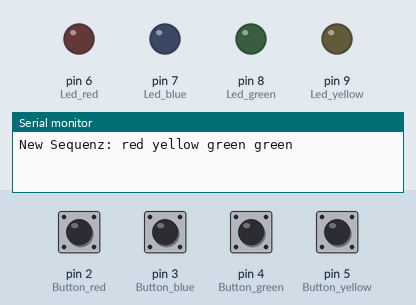
The sketch below on a simulated Arduino Uno, built with avr-gcc and run on an emulated ATmega328P. Parts: output pins drawn as LEDs (lit = HIGH), the last lines printed to the serial monitor. Dashed ring = blinking. Inputs (shaded band) come from the test bench; at power-on: pin 2 (Button_red), pin 3 (Button_blue), pin 4 (Button_green), pin 5 (Button_yellow) LOW. Random numbers use the default seed unless the sketch sets one.

Above: at 1.2 s.
1.3 s: pin 2 (Button_red) pulled HIGH for 0.15 s
At 1.8 s:
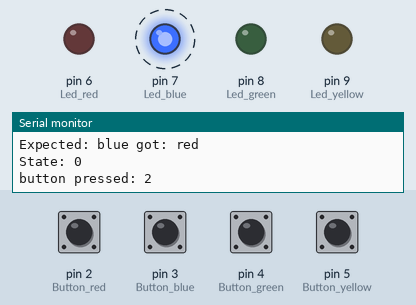
4.4 s: pin 3 (Button_blue) pulled HIGH for 0.15 s
At 5.5 s:
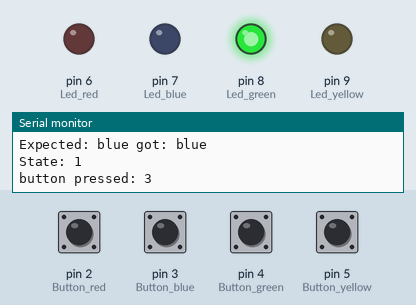
7.4 s: pin 4 (Button_green) pulled HIGH for 0.15 s
9.3 s: pin 5 (Button_yellow) pulled HIGH for 0.15 s
11.7 s: pin 2 (Button_red) pulled HIGH for 1 s
14.2 s: pin 4 (Button_green) pulled HIGH for 1 s
Timing chart, 0 to 17.9 s (numbered marks = the images above; inputs shaded):
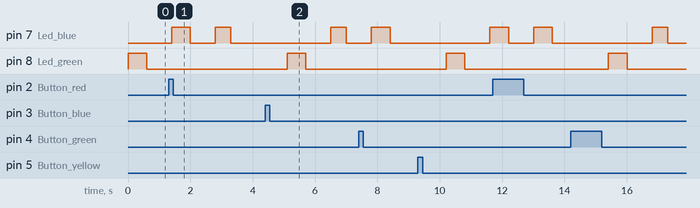

The sketch:

SimonSays.ino
```cpp
const int Button_red = 2;
const int Button_blue = 3;
const int Button_green = 4;
const int Button_yellow = 5;

const int Led_red = 6;
const int Led_blue = 7;
const int Led_green = 8;
const int Led_yellow = 9;

int buttons[4] = {Button_red, Button_blue, Button_green, Button_yellow};
bool lastButtonState[4] = {LOW, LOW, LOW, LOW};

enum Color {
  Red = 0,
  Blue = 1,
  Green = 2,
  Yellow = 3
};

Color sequenz[4] = {};

const int light_on = 500;
const int light_off = 750;
const int sequenz_break = 1000;

const int entprell_delay = 100;

int number_of_pressed_button = 0;
bool vowel_in_serial_number = true;
int number_of_strikes = 0;

// [strikes] [color]
const static Color matrix_vowel[3][4] = {
  {Blue, Red, Yellow, Green},
  {Yellow, Green, Blue, Red},
  {Green, Red, Yellow, Blue}
};
const static Color matrix_novowel[3][4] = {
  {Blue, Yellow, Green, Red},
  {Red, Blue, Yellow, Green},
  {Yellow, Green, Blue, Red}
};

static int solved_state = 0;

void setup() {
  randomSeed(analogRead(0));
  for (int i=0; i<4; i++) {
    sequenz[i] = random(0, 4);
  }
  Serial.begin(9600);

  pinMode(Button_red, INPUT);
  pinMode(Button_green, INPUT);
  pinMode(Button_blue, INPUT);
  pinMode(Button_yellow, INPUT);

  pinMode(Led_red, OUTPUT);
  pinMode(Led_green, OUTPUT);
  pinMode(Led_blue, OUTPUT);
  pinMode(Led_yellow, OUTPUT);

  digitalWrite(Led_red, LOW);
  digitalWrite(Led_green, LOW);
  digitalWrite(Led_blue, LOW);
  digitalWrite(Led_yellow, LOW);

  Serial.print("New Sequenz: ");
  Serial.print(color2name(sequenz[0]));
  Serial.print(" ");
  Serial.print(color2name(sequenz[1]));
  Serial.print(" ");
  Serial.print(color2name(sequenz[2]));
  Serial.print(" ");
  Serial.print(color2name(sequenz[3]));
  Serial.println("");
}


void loop() {
  for (int i = 0; i <= 3; i++) {
      if (sequenz[i] == 1) {
        foo(Led_red);
      }
      else if (sequenz[i] == 2) {
        foo(Led_blue);
      }
      else if (sequenz[i] == 3) {
        foo(Led_green);
      }
      else if (sequenz[i] == 4) {
        foo(Led_yellow);
      }
    }
    long current_time = millis();
      while (millis() <= current_time + sequenz_break) {
        test_button ();
        delay(entprell_delay);
      }
}


void test_button() {
  for (int i = 0; i < 4; i++) {
    int currentState = digitalRead(buttons[i]);

    // Prüfe auf steigende Flanke: LOW -> HIGH
    if (currentState == HIGH && lastButtonState[i] == LOW) {
      checking(buttons[i]);
      Serial.print("button pressed: ");
      Serial.println(buttons[i]);
    }

    // Speichere den aktuellen Zustand für den nächsten Durchlauf
    lastButtonState[i] = currentState;
  }
}

void foo(const int led) {
  digitalWrite(led, HIGH);
  long current_time = millis();
  while (millis() <= current_time + light_on) {
    test_button ();
    delay(entprell_delay);
  }
  digitalWrite(led, LOW);
  current_time = millis();
  while (millis() <= current_time + light_off) {
    test_button ();
    delay(entprell_delay);
  }
}

const char* color2name(const int color) {
  switch(color) {
    case 0:
      return "red";
    case 1:
      return "blue";
    case 2:
      return "green";
    case 3:
      return "yellow";
    default:
      return "undef";
  }
}

Color button2color(const int button) {
  switch(button) {
    case Button_red:
      return Color::Red;
    case Button_green:
      return Color::Green;
    case Button_yellow:
      return Color::Yellow;
    case Button_blue:
      return Color::Blue;
    default:
      Serial.println("Error");
      exit(0);
  }
}

int checking(int pressed_button) {
  if (vowel_in_serial_number) {
    const auto exprected = matrix_vowel[number_of_strikes][sequenz[solved_state]];
    Serial.print("Expected: ");
    Serial.print(color2name(exprected));
    Serial.print(" got: ");
    Serial.println(color2name(button2color(pressed_button)));

    if(exprected == button2color(pressed_button)) {
      solved_state++;
    } else {
      solved_state = 0;
      // TODO inform master about a new strike...
    }

    Serial.print("State: ");
    Serial.println(solved_state);
  } else {
    const auto exprected = matrix_novowel[number_of_strikes][sequenz[solved_state]];
    Serial.print("Expected: ");
    Serial.print(color2name(exprected));
    Serial.print(" got: ");
    Serial.println(color2name(button2color(pressed_button)));

    if(exprected == button2color(pressed_button)) {
      solved_state++;
    } else {
      solved_state = 0;
      // TODO inform master about a new strike...
    }

    Serial.print("State: ");
    Serial.println(solved_state);
  }
}
```
